Frame 1 (no input): blank canvas, image omitted
Frame 60 (no input): blank canvas, image omitted
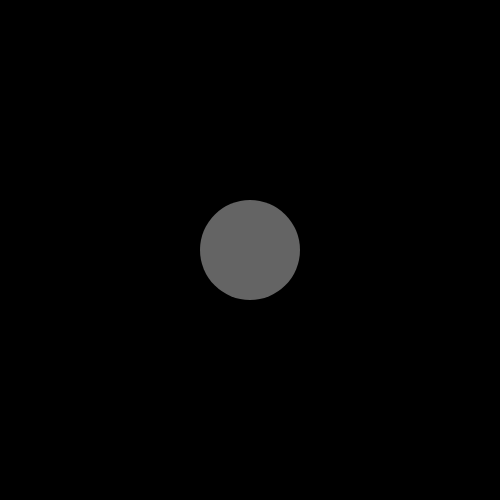
Frame 120 (the mouse pressed at the canvas centre since frame 60)

The p5.js sketch whose frames 1 and 60 were blank and that drew this single picture after the mouse press (run headless with seeded random() and noise() and a simulated clock; from frame 60 on, the mouse is pressed at the canvas centre):

// p5.js sketch
// ── sketch.js
function setup() {
    createCanvas(500, 500);
    background(0);
    frameRate(60);
    blips = [];
    mousePositions = [];
}

class Point{
    constructor(x,y){
        this.x = x;
        this.y = y;
    }
}

class Blip{
    constructor(x, y, xVel, yVel, size, central = false){
        this.central = central;
       
        this.x = x;
        this.y = y;
        this.xVel = xVel;
        this.yVel = yVel;
        this.xAcc = 0;
        this.yAcc = 0;
        this.size = size;
        this.brightness = 255;
        this.dead = false;
        
    }

    update(){
        if (this.dead) return;

        this.xVel += this.xAcc;
        this.yVel += this.yAcc;
        this.x += this.xVel;
        this.y += this.yVel;
        this.brightness -= 1;

        if(this.brightness <= 0) this.dead = true;

        fill(255,255,255,this.brightness);
        noStroke();
        circle(this.x, this.y, this.size);
    }

    isDead(){
        return this.dead;
    }
}

function draw() {

    background(0);

    for (var i = 0; i < blips.length; i++) {
        blips[i].update();
        if(blips[i].isDead()) blips.splice(i--, 1);
    }

    if(mouseIsPressed){
        noStroke();
        fill(255,255,255,100);
        heldDuration = millis() - holdStart;
        circle(mouseX, mouseY, heldDuration / 10);
    }

    if(mousePositions.length > 10){
        mousePositions.shift();
    }
    mousePositions.push(new Point(mouseX, mouseY));

}

function mousePressed() {
    holdStart = millis();
    mousePositions = [];
}

function mouseClicked() {
    console.log(heldDuration + " ms");
    blips.push(new Blip(mouseX, mouseY,
        -(mousePositions[0].x - mousePositions[mousePositions.length - 1].x)/10,
        -(mousePositions[0].y - mousePositions[mousePositions.length - 1].y)/10,
        heldDuration/10));
}
